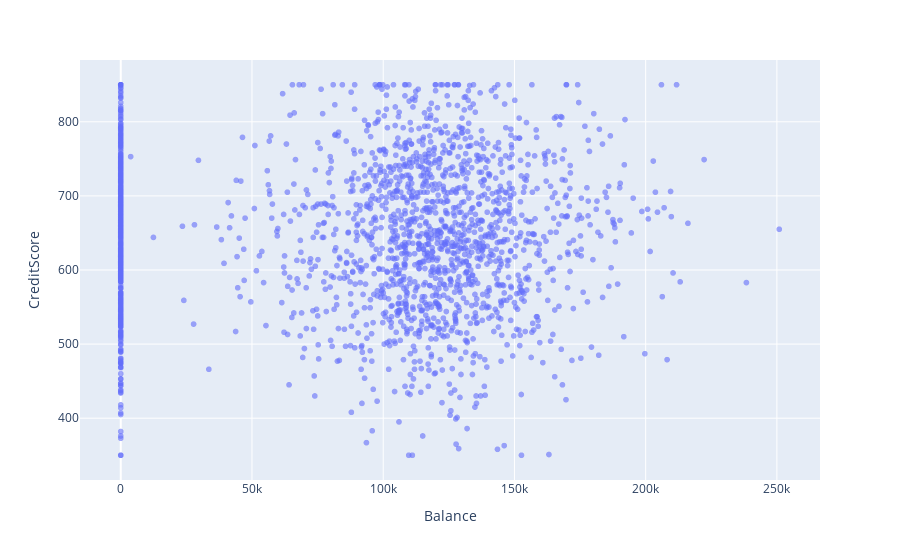

Write notebook code for a chart like this one.
### Markdown cell above
БКР никак не связан с балансом

### Code cell
fig = px.scatter(df[df['Exited']==1], x='Balance', y='CreditScore', opacity=0.6)
fig.show()

### Figure 1 — Plotly figure (JSON) as saved in the notebook; plotly's stock layout.template omitted (floating-point values rounded to 4 significant figures; data arrays with more than 128 entries replaced by an {"elided": "..."} marker saying what was removed)
{"data": [{"hovertemplate": "Balance=%{x}<br>CreditScore=%{y}<extra></extra>", "legendgroup": "", "marker": {"color": "#636efa", "opacity": 0.6, "symbol": "circle"}, "mode": "markers", "name": "", "showlegend": false, "type": "scattergl", "x": {"elided": "2037 float values"}, "xaxis": "x", "y": {"elided": "2037 int values"}, "yaxis": "y"}], "layout": {"legend": {"tracegroupgap": 0}, "margin": {"t": 60}, "xaxis": {"anchor": "y", "domain": [0, 1], "title": {"text": "Balance"}}, "yaxis": {"anchor": "x", "domain": [0, 1], "title": {"text": "CreditScore"}}}}
